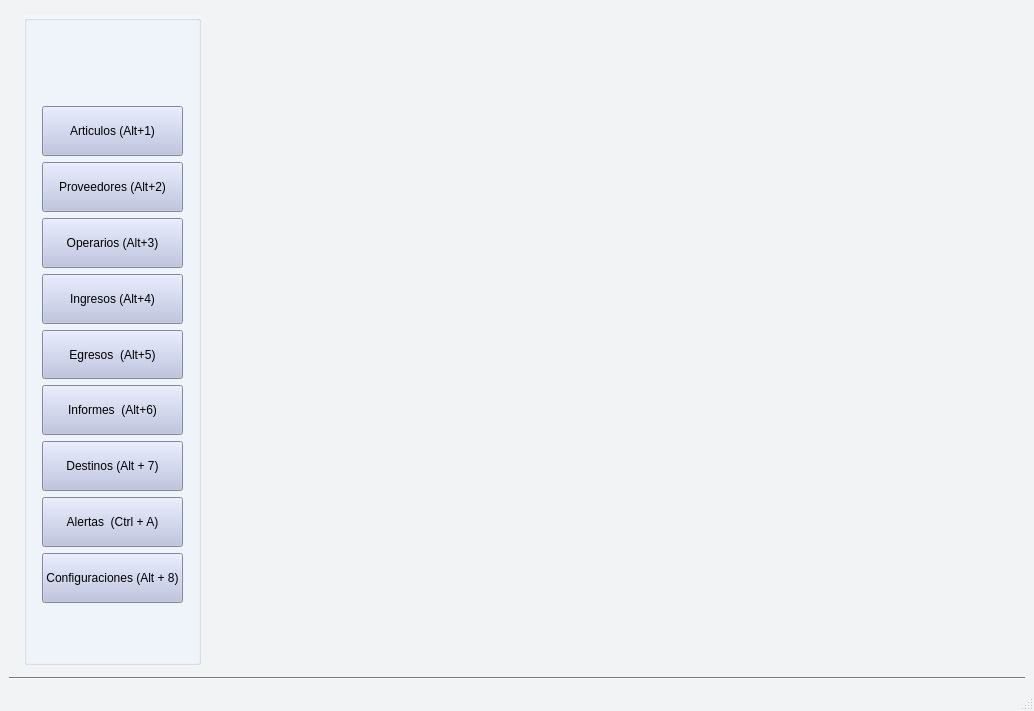
<?xml version="1.0" encoding="UTF-8"?>
<ui version="4.0">
 <class>main</class>
 <widget class="QMainWindow" name="main">
  <property name="geometry">
   <rect>
    <x>0</x>
    <y>0</y>
    <width>1034</width>
    <height>711</height>
   </rect>
  </property>
  <property name="palette">
   <palette>
    <active>
     <colorrole role="WindowText">
      <brush brushstyle="SolidPattern">
       <color alpha="255">
        <red>0</red>
        <green>0</green>
        <blue>0</blue>
       </color>
      </brush>
     </colorrole>
     <colorrole role="Button">
      <brush brushstyle="SolidPattern">
       <color alpha="255">
        <red>242</red>
        <green>243</green>
        <blue>244</blue>
       </color>
      </brush>
     </colorrole>
     <colorrole role="Light">
      <brush brushstyle="SolidPattern">
       <color alpha="255">
        <red>255</red>
        <green>255</green>
        <blue>255</blue>
       </color>
      </brush>
     </colorrole>
     <colorrole role="Midlight">
      <brush brushstyle="SolidPattern">
       <color alpha="255">
        <red>248</red>
        <green>249</green>
        <blue>249</blue>
       </color>
      </brush>
     </colorrole>
     <colorrole role="Dark">
      <brush brushstyle="SolidPattern">
       <color alpha="255">
        <red>121</red>
        <green>121</green>
        <blue>122</blue>
       </color>
      </brush>
     </colorrole>
     <colorrole role="Mid">
      <brush brushstyle="SolidPattern">
       <color alpha="255">
        <red>161</red>
        <green>162</green>
        <blue>163</blue>
       </color>
      </brush>
     </colorrole>
     <colorrole role="Text">
      <brush brushstyle="SolidPattern">
       <color alpha="255">
        <red>0</red>
        <green>0</green>
        <blue>0</blue>
       </color>
      </brush>
     </colorrole>
     <colorrole role="BrightText">
      <brush brushstyle="SolidPattern">
       <color alpha="255">
        <red>255</red>
        <green>255</green>
        <blue>255</blue>
       </color>
      </brush>
     </colorrole>
     <colorrole role="ButtonText">
      <brush brushstyle="SolidPattern">
       <color alpha="255">
        <red>0</red>
        <green>0</green>
        <blue>0</blue>
       </color>
      </brush>
     </colorrole>
     <colorrole role="Base">
      <brush brushstyle="SolidPattern">
       <color alpha="255">
        <red>255</red>
        <green>255</green>
        <blue>255</blue>
       </color>
      </brush>
     </colorrole>
     <colorrole role="Window">
      <brush brushstyle="SolidPattern">
       <color alpha="255">
        <red>242</red>
        <green>243</green>
        <blue>244</blue>
       </color>
      </brush>
     </colorrole>
     <colorrole role="Shadow">
      <brush brushstyle="SolidPattern">
       <color alpha="255">
        <red>0</red>
        <green>0</green>
        <blue>0</blue>
       </color>
      </brush>
     </colorrole>
     <colorrole role="AlternateBase">
      <brush brushstyle="SolidPattern">
       <color alpha="255">
        <red>248</red>
        <green>249</green>
        <blue>249</blue>
       </color>
      </brush>
     </colorrole>
     <colorrole role="ToolTipBase">
      <brush brushstyle="SolidPattern">
       <color alpha="255">
        <red>255</red>
        <green>255</green>
        <blue>220</blue>
       </color>
      </brush>
     </colorrole>
     <colorrole role="ToolTipText">
      <brush brushstyle="SolidPattern">
       <color alpha="255">
        <red>0</red>
        <green>0</green>
        <blue>0</blue>
       </color>
      </brush>
     </colorrole>
    </active>
    <inactive>
     <colorrole role="WindowText">
      <brush brushstyle="SolidPattern">
       <color alpha="255">
        <red>0</red>
        <green>0</green>
        <blue>0</blue>
       </color>
      </brush>
     </colorrole>
     <colorrole role="Button">
      <brush brushstyle="SolidPattern">
       <color alpha="255">
        <red>242</red>
        <green>243</green>
        <blue>244</blue>
       </color>
      </brush>
     </colorrole>
     <colorrole role="Light">
      <brush brushstyle="SolidPattern">
       <color alpha="255">
        <red>255</red>
        <green>255</green>
        <blue>255</blue>
       </color>
      </brush>
     </colorrole>
     <colorrole role="Midlight">
      <brush brushstyle="SolidPattern">
       <color alpha="255">
        <red>248</red>
        <green>249</green>
        <blue>249</blue>
       </color>
      </brush>
     </colorrole>
     <colorrole role="Dark">
      <brush brushstyle="SolidPattern">
       <color alpha="255">
        <red>121</red>
        <green>121</green>
        <blue>122</blue>
       </color>
      </brush>
     </colorrole>
     <colorrole role="Mid">
      <brush brushstyle="SolidPattern">
       <color alpha="255">
        <red>161</red>
        <green>162</green>
        <blue>163</blue>
       </color>
      </brush>
     </colorrole>
     <colorrole role="Text">
      <brush brushstyle="SolidPattern">
       <color alpha="255">
        <red>0</red>
        <green>0</green>
        <blue>0</blue>
       </color>
      </brush>
     </colorrole>
     <colorrole role="BrightText">
      <brush brushstyle="SolidPattern">
       <color alpha="255">
        <red>255</red>
        <green>255</green>
        <blue>255</blue>
       </color>
      </brush>
     </colorrole>
     <colorrole role="ButtonText">
      <brush brushstyle="SolidPattern">
       <color alpha="255">
        <red>0</red>
        <green>0</green>
        <blue>0</blue>
       </color>
      </brush>
     </colorrole>
     <colorrole role="Base">
      <brush brushstyle="SolidPattern">
       <color alpha="255">
        <red>255</red>
        <green>255</green>
        <blue>255</blue>
       </color>
      </brush>
     </colorrole>
     <colorrole role="Window">
      <brush brushstyle="SolidPattern">
       <color alpha="255">
        <red>242</red>
        <green>243</green>
        <blue>244</blue>
       </color>
      </brush>
     </colorrole>
     <colorrole role="Shadow">
      <brush brushstyle="SolidPattern">
       <color alpha="255">
        <red>0</red>
        <green>0</green>
        <blue>0</blue>
       </color>
      </brush>
     </colorrole>
     <colorrole role="AlternateBase">
      <brush brushstyle="SolidPattern">
       <color alpha="255">
        <red>248</red>
        <green>249</green>
        <blue>249</blue>
       </color>
      </brush>
     </colorrole>
     <colorrole role="ToolTipBase">
      <brush brushstyle="SolidPattern">
       <color alpha="255">
        <red>255</red>
        <green>255</green>
        <blue>220</blue>
       </color>
      </brush>
     </colorrole>
     <colorrole role="ToolTipText">
      <brush brushstyle="SolidPattern">
       <color alpha="255">
        <red>0</red>
        <green>0</green>
        <blue>0</blue>
       </color>
      </brush>
     </colorrole>
    </inactive>
    <disabled>
     <colorrole role="WindowText">
      <brush brushstyle="SolidPattern">
       <color alpha="255">
        <red>121</red>
        <green>121</green>
        <blue>122</blue>
       </color>
      </brush>
     </colorrole>
     <colorrole role="Button">
      <brush brushstyle="SolidPattern">
       <color alpha="255">
        <red>242</red>
        <green>243</green>
        <blue>244</blue>
       </color>
      </brush>
     </colorrole>
     <colorrole role="Light">
      <brush brushstyle="SolidPattern">
       <color alpha="255">
        <red>255</red>
        <green>255</green>
        <blue>255</blue>
       </color>
      </brush>
     </colorrole>
     <colorrole role="Midlight">
      <brush brushstyle="SolidPattern">
       <color alpha="255">
        <red>248</red>
        <green>249</green>
        <blue>249</blue>
       </color>
      </brush>
     </colorrole>
     <colorrole role="Dark">
      <brush brushstyle="SolidPattern">
       <color alpha="255">
        <red>121</red>
        <green>121</green>
        <blue>122</blue>
       </color>
      </brush>
     </colorrole>
     <colorrole role="Mid">
      <brush brushstyle="SolidPattern">
       <color alpha="255">
        <red>161</red>
        <green>162</green>
        <blue>163</blue>
       </color>
      </brush>
     </colorrole>
     <colorrole role="Text">
      <brush brushstyle="SolidPattern">
       <color alpha="255">
        <red>121</red>
        <green>121</green>
        <blue>122</blue>
       </color>
      </brush>
     </colorrole>
     <colorrole role="BrightText">
      <brush brushstyle="SolidPattern">
       <color alpha="255">
        <red>255</red>
        <green>255</green>
        <blue>255</blue>
       </color>
      </brush>
     </colorrole>
     <colorrole role="ButtonText">
      <brush brushstyle="SolidPattern">
       <color alpha="255">
        <red>121</red>
        <green>121</green>
        <blue>122</blue>
       </color>
      </brush>
     </colorrole>
     <colorrole role="Base">
      <brush brushstyle="SolidPattern">
       <color alpha="255">
        <red>242</red>
        <green>243</green>
        <blue>244</blue>
       </color>
      </brush>
     </colorrole>
     <colorrole role="Window">
      <brush brushstyle="SolidPattern">
       <color alpha="255">
        <red>242</red>
        <green>243</green>
        <blue>244</blue>
       </color>
      </brush>
     </colorrole>
     <colorrole role="Shadow">
      <brush brushstyle="SolidPattern">
       <color alpha="255">
        <red>0</red>
        <green>0</green>
        <blue>0</blue>
       </color>
      </brush>
     </colorrole>
     <colorrole role="AlternateBase">
      <brush brushstyle="SolidPattern">
       <color alpha="255">
        <red>242</red>
        <green>243</green>
        <blue>244</blue>
       </color>
      </brush>
     </colorrole>
     <colorrole role="ToolTipBase">
      <brush brushstyle="SolidPattern">
       <color alpha="255">
        <red>255</red>
        <green>255</green>
        <blue>220</blue>
       </color>
      </brush>
     </colorrole>
     <colorrole role="ToolTipText">
      <brush brushstyle="SolidPattern">
       <color alpha="255">
        <red>0</red>
        <green>0</green>
        <blue>0</blue>
       </color>
      </brush>
     </colorrole>
    </disabled>
   </palette>
  </property>
  <property name="focusPolicy">
   <enum>Qt::ClickFocus</enum>
  </property>
  <property name="windowTitle">
   <string>Menu Principal</string>
  </property>
  <property name="windowIcon">
   <iconset>
    <normaloff>ico/icon.ico</normaloff>ico/icon.ico</iconset>
  </property>
  <widget class="QWidget" name="centralwidget">
   <layout class="QGridLayout" name="gridLayout_3">
    <item row="0" column="0">
     <layout class="QGridLayout" name="gridLayout_2" columnstretch="5,95">
      <property name="leftMargin">
       <number>15</number>
      </property>
      <property name="topMargin">
       <number>6</number>
      </property>
      <property name="rightMargin">
       <number>15</number>
      </property>
      <property name="bottomMargin">
       <number>6</number>
      </property>
      <item row="0" column="1" rowspan="4">
       <widget class="QStackedWidget" name="contenido">
        <property name="styleSheet">
         <string notr="true"/>
        </property>
        <property name="currentIndex">
         <number>1</number>
        </property>
        <widget class="QWidget" name="page"/>
        <widget class="QWidget" name="page_2"/>
       </widget>
      </item>
      <item row="0" column="0" rowspan="4">
       <widget class="QGroupBox" name="groupBox">
        <property name="styleSheet">
         <string notr="true">#groupBox{
	background-color: #F2F6FD;
	}</string>
        </property>
        <property name="title">
         <string/>
        </property>
        <layout class="QGridLayout" name="gridLayout">
         <property name="leftMargin">
          <number>15</number>
         </property>
         <property name="rightMargin">
          <number>15</number>
         </property>
         <item row="11" column="0" colspan="2">
          <widget class="QPushButton" name="btn_main_configuracion">
           <property name="sizePolicy">
            <sizepolicy hsizetype="Expanding" vsizetype="Expanding">
             <horstretch>0</horstretch>
             <verstretch>0</verstretch>
            </sizepolicy>
           </property>
           <property name="focusPolicy">
            <enum>Qt::ClickFocus</enum>
           </property>
           <property name="styleSheet">
            <string notr="true">#btn_main_configuracion{
background-color:#B7BEDF;
color: #000000;
}

#btn_main_configuracion:hover{
background-color: #BAC1D7 
	}</string>
           </property>
           <property name="text">
            <string>Configuraciones (Alt + 8)</string>
           </property>
           <property name="icon">
            <iconset>
             <normaloff>ico/link.ico</normaloff>ico/link.ico</iconset>
           </property>
           <property name="iconSize">
            <size>
             <width>40</width>
             <height>40</height>
            </size>
           </property>
           <property name="shortcut">
            <string>Alt+7</string>
           </property>
          </widget>
         </item>
         <item row="0" column="0">
          <widget class="QLabel" name="label_logo">
           <property name="sizePolicy">
            <sizepolicy hsizetype="Expanding" vsizetype="Expanding">
             <horstretch>0</horstretch>
             <verstretch>0</verstretch>
            </sizepolicy>
           </property>
           <property name="text">
            <string/>
           </property>
           <property name="pixmap">
            <pixmap>ico/corupel.jpg</pixmap>
           </property>
           <property name="scaledContents">
            <bool>true</bool>
           </property>
          </widget>
         </item>
         <item row="7" column="0" colspan="2">
          <widget class="QPushButton" name="btn_main_informes">
           <property name="sizePolicy">
            <sizepolicy hsizetype="Expanding" vsizetype="Expanding">
             <horstretch>0</horstretch>
             <verstretch>0</verstretch>
            </sizepolicy>
           </property>
           <property name="focusPolicy">
            <enum>Qt::ClickFocus</enum>
           </property>
           <property name="styleSheet">
            <string notr="true">#btn_main_informes{
background-color:#B7BEDF;
color: #000000;
}

#btn_main_informes:hover{
background-color: #BAC1D7 
	}</string>
           </property>
           <property name="text">
            <string>Informes  (Alt+6)</string>
           </property>
           <property name="icon">
            <iconset>
             <normaloff>ico/phone_book.ico</normaloff>ico/phone_book.ico</iconset>
           </property>
           <property name="iconSize">
            <size>
             <width>40</width>
             <height>40</height>
            </size>
           </property>
           <property name="shortcut">
            <string>Alt+6</string>
           </property>
          </widget>
         </item>
         <item row="9" column="0" colspan="2">
          <widget class="QPushButton" name="btn_main_destinos">
           <property name="sizePolicy">
            <sizepolicy hsizetype="Expanding" vsizetype="Expanding">
             <horstretch>0</horstretch>
             <verstretch>0</verstretch>
            </sizepolicy>
           </property>
           <property name="focusPolicy">
            <enum>Qt::ClickFocus</enum>
           </property>
           <property name="styleSheet">
            <string notr="true">#btn_main_destinos{
background-color:#B7BEDF;
color: #000000;
}

#btn_main_destinos:hover{
background-color: #BAC1D7 
	}</string>
           </property>
           <property name="text">
            <string>Destinos (Alt + 7)</string>
           </property>
           <property name="icon">
            <iconset>
             <normaloff>ico/search_home.ico</normaloff>ico/search_home.ico</iconset>
           </property>
           <property name="iconSize">
            <size>
             <width>40</width>
             <height>40</height>
            </size>
           </property>
           <property name="shortcut">
            <string>Alt+7</string>
           </property>
          </widget>
         </item>
         <item row="12" column="0">
          <spacer name="verticalSpacer">
           <property name="orientation">
            <enum>Qt::Vertical</enum>
           </property>
           <property name="sizeHint" stdset="0">
            <size>
             <width>20</width>
             <height>40</height>
            </size>
           </property>
          </spacer>
         </item>
         <item row="3" column="0" colspan="2">
          <widget class="QPushButton" name="btn_main_proveedores">
           <property name="sizePolicy">
            <sizepolicy hsizetype="Expanding" vsizetype="Expanding">
             <horstretch>0</horstretch>
             <verstretch>0</verstretch>
            </sizepolicy>
           </property>
           <property name="focusPolicy">
            <enum>Qt::ClickFocus</enum>
           </property>
           <property name="styleSheet">
            <string notr="true">#btn_main_proveedores{
background-color:#B7BEDF;
color: #000000;
}

#btn_main_proveedores:hover{
background-color: #BAC1D7 
	}</string>
           </property>
           <property name="text">
            <string>Proveedores (Alt+2)</string>
           </property>
           <property name="icon">
            <iconset>
             <normaloff>ico/user_accept.ico</normaloff>ico/user_accept.ico</iconset>
           </property>
           <property name="iconSize">
            <size>
             <width>40</width>
             <height>40</height>
            </size>
           </property>
           <property name="shortcut">
            <string>Alt+2</string>
           </property>
          </widget>
         </item>
         <item row="4" column="0" colspan="2">
          <widget class="QPushButton" name="btn_main_operarios">
           <property name="sizePolicy">
            <sizepolicy hsizetype="Expanding" vsizetype="Expanding">
             <horstretch>0</horstretch>
             <verstretch>0</verstretch>
            </sizepolicy>
           </property>
           <property name="focusPolicy">
            <enum>Qt::ClickFocus</enum>
           </property>
           <property name="styleSheet">
            <string notr="true">#btn_main_operarios{
background-color:#B7BEDF;
color: #000000;
}

#btn_main_operarios:hover{
background-color: #BAC1D7 
	}</string>
           </property>
           <property name="text">
            <string>Operarios (Alt+3)</string>
           </property>
           <property name="icon">
            <iconset>
             <normaloff>ico/user_accept.ico</normaloff>ico/user_accept.ico</iconset>
           </property>
           <property name="iconSize">
            <size>
             <width>40</width>
             <height>40</height>
            </size>
           </property>
           <property name="shortcut">
            <string>Alt+3</string>
           </property>
          </widget>
         </item>
         <item row="5" column="0" colspan="2">
          <widget class="QPushButton" name="btn_main_ingresos">
           <property name="sizePolicy">
            <sizepolicy hsizetype="Expanding" vsizetype="Expanding">
             <horstretch>0</horstretch>
             <verstretch>0</verstretch>
            </sizepolicy>
           </property>
           <property name="focusPolicy">
            <enum>Qt::ClickFocus</enum>
           </property>
           <property name="styleSheet">
            <string notr="true">#btn_main_ingresos{
background-color:#B7BEDF;
color: #000000;
}

#btn_main_ingresos:hover{
background-color: #BAC1D7 
	}</string>
           </property>
           <property name="text">
            <string>Ingresos (Alt+4)</string>
           </property>
           <property name="icon">
            <iconset>
             <normaloff>ico/add_to_database.ico</normaloff>ico/add_to_database.ico</iconset>
           </property>
           <property name="iconSize">
            <size>
             <width>40</width>
             <height>40</height>
            </size>
           </property>
           <property name="shortcut">
            <string>Alt+4</string>
           </property>
          </widget>
         </item>
         <item row="2" column="0" colspan="2">
          <widget class="QPushButton" name="btn_main_articulos">
           <property name="sizePolicy">
            <sizepolicy hsizetype="Expanding" vsizetype="Expanding">
             <horstretch>0</horstretch>
             <verstretch>0</verstretch>
            </sizepolicy>
           </property>
           <property name="focusPolicy">
            <enum>Qt::ClickFocus</enum>
           </property>
           <property name="layoutDirection">
            <enum>Qt::LeftToRight</enum>
           </property>
           <property name="styleSheet">
            <string notr="true">#btn_main_articulos{
background-color:#B7BEDF;
color: #000000;
}

#btn_main_articulos:hover{
background-color: #BAC1D7 
	}</string>
           </property>
           <property name="text">
            <string>Articulos (Alt+1)</string>
           </property>
           <property name="icon">
            <iconset>
             <normaloff>ico/shopping_cart_accept.ico</normaloff>ico/shopping_cart_accept.ico</iconset>
           </property>
           <property name="iconSize">
            <size>
             <width>40</width>
             <height>40</height>
            </size>
           </property>
           <property name="shortcut">
            <string>Alt+1</string>
           </property>
          </widget>
         </item>
         <item row="1" column="0">
          <spacer name="horizontalSpacer">
           <property name="orientation">
            <enum>Qt::Horizontal</enum>
           </property>
           <property name="sizeHint" stdset="0">
            <size>
             <width>40</width>
             <height>20</height>
            </size>
           </property>
          </spacer>
         </item>
         <item row="6" column="0" colspan="2">
          <widget class="QPushButton" name="btn_main_egresos">
           <property name="sizePolicy">
            <sizepolicy hsizetype="Expanding" vsizetype="Expanding">
             <horstretch>0</horstretch>
             <verstretch>0</verstretch>
            </sizepolicy>
           </property>
           <property name="focusPolicy">
            <enum>Qt::ClickFocus</enum>
           </property>
           <property name="styleSheet">
            <string notr="true">#btn_main_egresos{
background-color:#B7BEDF;
color: #000000;
}

#btn_main_egresos:hover{
background-color: #BAC1D7 
	}</string>
           </property>
           <property name="text">
            <string>Egresos  (Alt+5)</string>
           </property>
           <property name="icon">
            <iconset>
             <normaloff>ico/download_database.ico</normaloff>ico/download_database.ico</iconset>
           </property>
           <property name="iconSize">
            <size>
             <width>40</width>
             <height>40</height>
            </size>
           </property>
           <property name="shortcut">
            <string>Alt+5</string>
           </property>
          </widget>
         </item>
         <item row="10" column="0" colspan="2">
          <widget class="QPushButton" name="btn_main_alertas">
           <property name="sizePolicy">
            <sizepolicy hsizetype="Expanding" vsizetype="Expanding">
             <horstretch>0</horstretch>
             <verstretch>0</verstretch>
            </sizepolicy>
           </property>
           <property name="focusPolicy">
            <enum>Qt::ClickFocus</enum>
           </property>
           <property name="styleSheet">
            <string notr="true">#btn_main_alertas{
background-color:#B7BEDF;
color: #000000;
}

#btn_main_alertas:hover{
background-color: #BAC1D7 
	}</string>
           </property>
           <property name="text">
            <string>Alertas  (Ctrl + A)</string>
           </property>
           <property name="icon">
            <iconset>
             <normaloff>ico/alerta.ico</normaloff>ico/alerta.ico</iconset>
           </property>
           <property name="iconSize">
            <size>
             <width>30</width>
             <height>40</height>
            </size>
           </property>
           <property name="shortcut">
            <string>Ctrl+A</string>
           </property>
          </widget>
         </item>
        </layout>
       </widget>
      </item>
     </layout>
    </item>
    <item row="1" column="0">
     <widget class="Line" name="line">
      <property name="orientation">
       <enum>Qt::Horizontal</enum>
      </property>
     </widget>
    </item>
   </layout>
  </widget>
  <widget class="QMenuBar" name="menubar">
   <property name="geometry">
    <rect>
     <x>0</x>
     <y>0</y>
     <width>1034</width>
     <height>21</height>
    </rect>
   </property>
  </widget>
  <widget class="QStatusBar" name="statusbar"/>
  <action name="actionBuscar">
   <property name="text">
    <string>Buscar...</string>
   </property>
  </action>
  <action name="actionListado_de_Articulos">
   <property name="text">
    <string>Listado de Articulos</string>
   </property>
  </action>
  <action name="actionIngreso_Nuevo">
   <property name="text">
    <string>Ingreso Nuevo</string>
   </property>
  </action>
  <action name="actionBuscar_2">
   <property name="text">
    <string>Buscar...</string>
   </property>
  </action>
  <action name="actionIngreso_Nuevo_2">
   <property name="text">
    <string>Listado de Proveedores</string>
   </property>
  </action>
  <action name="actionIngreso_Nuevo_3">
   <property name="text">
    <string>Ingreso Nuevo</string>
   </property>
  </action>
  <action name="actionIngreso_de_Articulos">
   <property name="text">
    <string>Ingreso de Articulos</string>
   </property>
  </action>
  <action name="actionEgreso_de_Articulos">
   <property name="text">
    <string>Egreso de Articulos</string>
   </property>
  </action>
  <action name="actionAtajos_del_Teclado">
   <property name="text">
    <string>Atajos del Teclado</string>
   </property>
  </action>
  <action name="actionABM_Operarios">
   <property name="text">
    <string>ABM Operarios</string>
   </property>
  </action>
  <action name="actionResolucion">
   <property name="text">
    <string>Resolucion</string>
   </property>
  </action>
  <action name="actionConfig_Impresoras">
   <property name="text">
    <string>Config. Impresoras</string>
   </property>
  </action>
 </widget>
 <tabstops>
  <tabstop>btn_main_articulos</tabstop>
  <tabstop>btn_main_proveedores</tabstop>
  <tabstop>btn_main_operarios</tabstop>
  <tabstop>btn_main_ingresos</tabstop>
  <tabstop>btn_main_egresos</tabstop>
  <tabstop>btn_main_informes</tabstop>
  <tabstop>btn_main_destinos</tabstop>
 </tabstops>
 <resources/>
 <connections/>
</ui>
